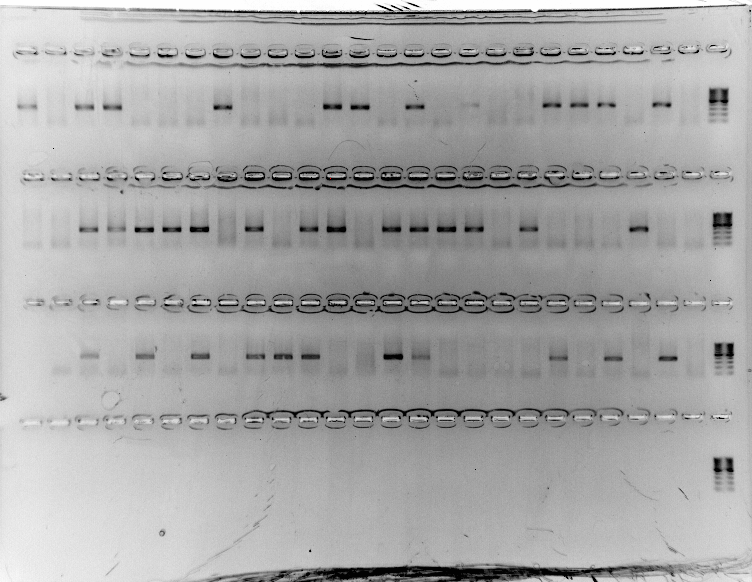
#> input picture Sample_images/sample_gel.tif, 752 x 582 px, found by its file name
$ python Genotyping_Template_matching.py
#> lines starting #> are read from the running program, lines starting #| are printed output that depends on the picture; after the words box and inside, x2 and y2 are one past the last pixel; in counts of white or black regions, pixels touching at a corner belong together
'''
Created on Jun 25, 2018
@author: Soraya
Detecting ladders with Template Matching and using that location to number gels

'''
import cv2
import numpy as np
from PIL import Image, ImageDraw, ImageFont
import datetime

''' From OpenCV "Template Matching with multiple objects" documentation '''

img_rgb = cv2.imread('C:/Users/Cryomatrix/Desktop/Genotyping_project/sample_gel.tif') # Load sample gel #
#> img_rgb is the input picture: shape (582, 752, 3); mean B, G, R 166.8, 166.8, 166.8
img_rgb = cv2.flip(img_rgb, 1)
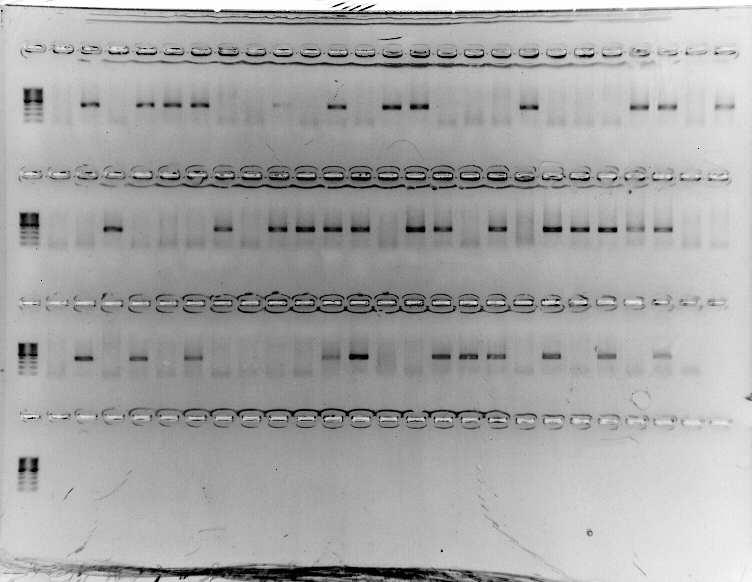
#> img_rgb: shape (582, 752, 3); mean B, G, R 166.8, 166.8, 166.8
img_gray = cv2.cvtColor(img_rgb, cv2.COLOR_BGR2GRAY)
template = cv2.imread('C:/Users/Cryomatrix/Desktop/Genotyping_project/template_gel.tif', 0) # Load template #
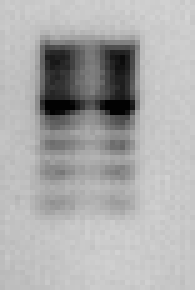
#> input picture Sample_images/template_gel.tif, 39 x 58 px, found by its file name (shown 5 times larger)
#> template is the input picture: shape (58, 39); min 2, max 212, mean 171.9
w, h = template.shape[::-1]
#> w = 39; h = 58

locations = []

res = cv2.matchTemplate(img_gray, template, cv2.TM_CCOEFF_NORMED)
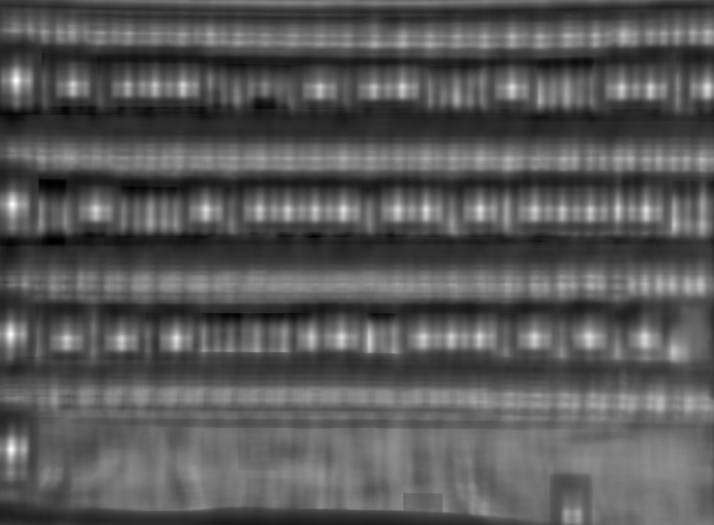
#> res: shape (525, 714) float32; min -0.481, max 0.977, mean 0.023; drawn with min black and max white
threshold = 0.8
loc = np.where(res >= threshold)
#> loc = 104 positions, rows 77 to 452, columns 8 to 176
''' Draws rectangle around ladders detected; uses location of match and appends to locations [] '''
for pt in zip(*loc[::-1]):
    cv2.rectangle(img_rgb, pt, (pt[0] + w, pt[1] + h), (0, 0, 255), 1)
    x = (pt[0] + w, pt[1] + h)
    locations.append(x)
#> this loop made 104 passes
#> (pt, x) on passes 1 to 12: ((15, 77), (54, 135)), ((16, 77), (55, 135)), ((14, 78), (53, 136)), ((15, 78), (54, 136)), ((16, 78), (55, 136)), ((17, 78), (56, 136)), ((14, 79), (53, 137)), ((15, 79), (54, 137)), ((16, 79), (55, 137)), ((17, 79), (56, 137)), ((18, 79), (57, 137)), ((14, 80), (53, 138))
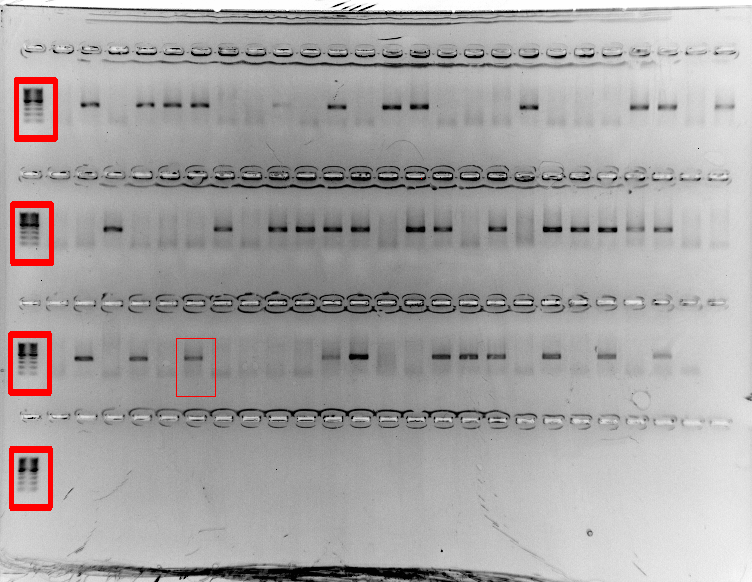
#> img_rgb: shape (582, 752, 3); 1.06% of pixels changed, all inside (x1, y1, x2, y2) = (8, 77, 216, 511)
#> after the loop, locations = 104 pairs, first value 47 to 215, second value 135 to 510

# Create coordinates that match a point in template-matched rect #
''' NEED TO CHANGE THE LOCATIONS, NOT ADJUSTED FOR ALL IMAGES. SOMETIMES ITS OUT OF RANGE '''
''' Maybe need to set it as a ratio of something, or median of list len'''
''' 'offset' is (x,y) how much to move from initial point detected from a given point from template-matching line 31 '''
''' if function chooses which indexed coordinates to take from list according to number of template matched  '''

offset = (3, -70)
if len(locations) >= 70:
    pt_1 = locations[25]
#> pt_1 = (54, 141)
    pt_2 = locations[45]
#> pt_2 = (53, 263)
    pt_3 = locations[67]
#> pt_3 = (51, 392)
    pt_4 = locations[70]
#> pt_4 = (49, 393)
    # print(len(locations))
    new_pt_1 = tuple(map(sum, zip(pt_1, offset)))
#> new_pt_1 = (57, 71)
    new_pt_2 = tuple(map(sum, zip(pt_2, offset)))
#> new_pt_2 = (56, 193)
    new_pt_3 = tuple(map(sum, zip(pt_3, offset)))
#> new_pt_3 = (54, 322)
    new_pt_4 = tuple(map(sum, zip(pt_4, offset)))
#> new_pt_4 = (52, 323)
elif len(locations) >= 30:
    pt_1 = locations[10]
    pt_2 = locations[17]
    pt_3 = locations[30]
    new_pt_1 = tuple(map(sum, zip(pt_1, offset)))
    new_pt_2 = tuple(map(sum, zip(pt_2, offset)))
    new_pt_3 = tuple(map(sum, zip(pt_3, offset)))
else:
    pass

''' INFORMATION ABOUT GEL'''
numberofsamples = 73
adjustednumberofsamples = numberofsamples + 2
samples = list(range(1, adjustednumberofsamples))
# Sample information
first_sample = 26
last_sample = 96

colony = 'CZ'  # Samples issued from which colony #
gelist = 'SL'  # Initials of person who ran assay #
date_of_gel = datetime.date.today()  # Assuming date of gel is today #
#  If another date, comment-out next line and update the date accordingly #
# date_of_gel = 2018-06-19


''' Pass image on PIL '''
pil_img = Image.fromarray(img_rgb)
draw = ImageDraw.Draw(pil_img)
fnt = ImageFont.truetype("calibri.ttf", 16)


''' Arbitraty/eye-balled offset for numbers of different lengths (i.e., 1 digit, 2 digits, 3 digits) '''
smalleroffset = (28.4, 0)
smallestoffset = (26.5, 0)
hundredoffset = (20, 0)

''' Writing sample number on row '''
# First Row#
for i in samples[0:25]:
    if i != len(samples):
        if i < 10:
            draw.text((new_pt_1), str(i), font=fnt, fill=(0, 0, 0))
            new_pt_1 = tuple(map(sum, zip(new_pt_1, smalleroffset)))
            i += 0
        elif i >= 100:
            draw.text((new_pt_1), str(i), font=fnt, fill=(0, 0, 0))
            new_pt_1 = tuple(map(sum, zip(new_pt_1, hundredoffset)))
            i += 0
        else:
            draw.text((new_pt_1), str(i), font=fnt, fill=(0, 0, 0))
            new_pt_1 = tuple(map(sum, zip(new_pt_1, smallestoffset)))
            i += 0
    elif i >= len(samples):
        draw.text((new_pt_1), ('WT CRE Tris'), font=fnt, fill=(0, 0, 0))
        new_pt_1 = tuple(map(sum, zip(new_pt_1, smallestoffset)))
        i += 0
#> this loop made 25 passes
#> new_pt_1 on passes 1 to 12: (85.4, 71), (113.8, 71), (142.2, 71), (170.6, 71), (199, 71), (227.4, 71), (255.8, 71), (284.2, 71), (312.6, 71), (339.1, 71), (365.6, 71), (392.1, 71)
# Second Row#
for i in samples[25:51]:
    if i != len(samples):
        if i < 10:
            draw.text((new_pt_2), str(i), font=fnt, fill=(0, 0, 0))
            new_pt_2 = tuple(map(sum, zip(new_pt_2, smalleroffset)))
            i += 0
        elif i >= 100:
            draw.text((new_pt_2), str(i), font=fnt, fill=(0, 0, 0))
            new_pt_2 = tuple(map(sum, zip(new_pt_2, hundredoffset)))
            i += 0
        else:
            draw.text((new_pt_2), str(i), font=fnt, fill=(0, 0, 0))
            new_pt_2 = tuple(map(sum, zip(new_pt_2, smallestoffset)))
            i += 0
    elif i >= len(samples):
        draw.text((new_pt_2), ('WT CRE Tris'), font=fnt, fill=(0, 0, 0))
        new_pt_2 = tuple(map(sum, zip(new_pt_2, smallestoffset)))
        i += 0
#> this loop made 26 passes
#> new_pt_2 on passes 1 to 12: (82.5, 193), (109, 193), (135.5, 193), (162, 193), (188.5, 193), (215, 193), (241.5, 193), (268, 193), (294.5, 193), (321, 193), (347.5, 193), (374, 193)
# Third Row#
for i in samples[51:77]:
    if i != len(samples):
        if i < 10:
            draw.text((new_pt_3), str(i), font=fnt, fill=(0, 0, 0))
            new_pt_3 = tuple(map(sum, zip(new_pt_3, smalleroffset)))
            i += 0
        elif i >= 100:
            draw.text((new_pt_3), str(i), font=fnt, fill=(0, 0, 0))
            new_pt_3 = tuple(map(sum, zip(new_pt_3, hundredoffset)))
            i += 0
        else:
            draw.text((new_pt_3), str(i), font=fnt, fill=(0, 0, 0))
            new_pt_3 = tuple(map(sum, zip(new_pt_3, smallestoffset)))
            i += 0
    elif i >= len(samples):
        draw.text((new_pt_3), ('WT CRE Tris'), font=fnt, fill=(0, 0, 0))
        new_pt_3 = tuple(map(sum, zip(new_pt_3, smallestoffset)))
        i += 0
#> this loop made 23 passes
#> new_pt_3 on passes 1 to 12: (80.5, 322), (107, 322), (133.5, 322), (160, 322), (186.5, 322), (213, 322), (239.5, 322), (266, 322), (292.5, 322), (319, 322), (345.5, 322), (372, 322)
# Fourth Row #
''' Because we do not always have a fourth row of sample '''
if len(samples) > 77:
    for i in samples[77:]:
        if i != len(samples):
            if i < 10:
                draw.text((new_pt_4), str(i), font=fnt, fill=(0, 0, 0))
                new_pt_4 = tuple(map(sum, zip(new_pt_4, smalleroffset)))
                i += 0
            elif i >= 100:
                draw.text((new_pt_4), str(i), font=fnt, fill=(0, 0, 0))
                new_pt_4 = tuple(map(sum, zip(new_pt_4, hundredoffset)))
                i += 0
            else:
                draw.text((new_pt_4), str(i), font=fnt, fill=(0, 0, 0))
                new_pt_4 = tuple(map(sum, zip(new_pt_4, smallestoffset)))
                i += 0
        elif i >= len(samples):
            draw.text((new_pt_4), ('WT CRE Tris'), font=fnt, fill=(0, 0, 0))
            new_pt_4 = tuple(map(sum, zip(new_pt_4, smallestoffset)))
            i += 0
else:
    pass

''' Save image '''
pil_img.save('C:/Users/Cryomatrix/Desktop/Genotyping_project/' + gelist + '_' + colony + "_" + str(date_of_gel) + "_samples_" + str(
    first_sample) + "-" + str(last_sample) + '.png', 'PNG')
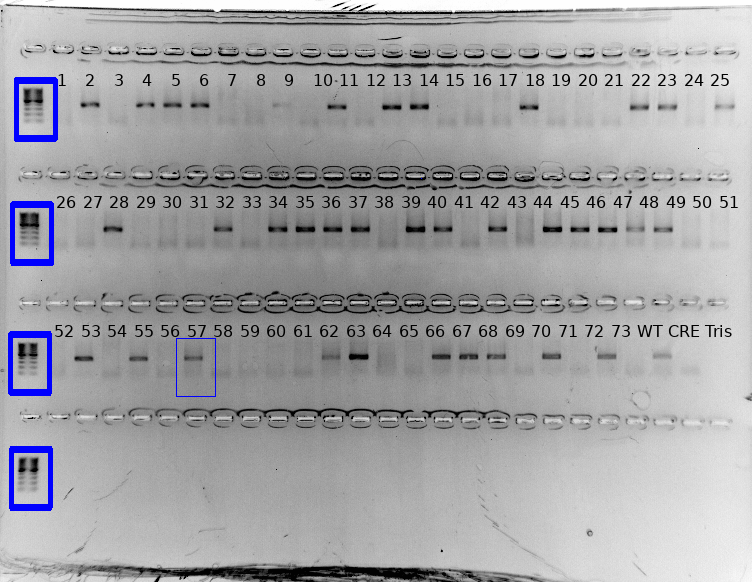
#> saved as SL_CZ_2026-11-20_samples_26-96.png: PIL image 752x582 RGB; mean R, G, B 162.9, 162.9, 165.6

''' Show image '''
cv2_img_proc = cv2.cvtColor(np.array(pil_img), cv2.COLOR_RGB2BGR)
cv2.imshow('Genotyping samples %s' %(date_of_gel), cv2_img_proc)
cv2.waitKey(0)
